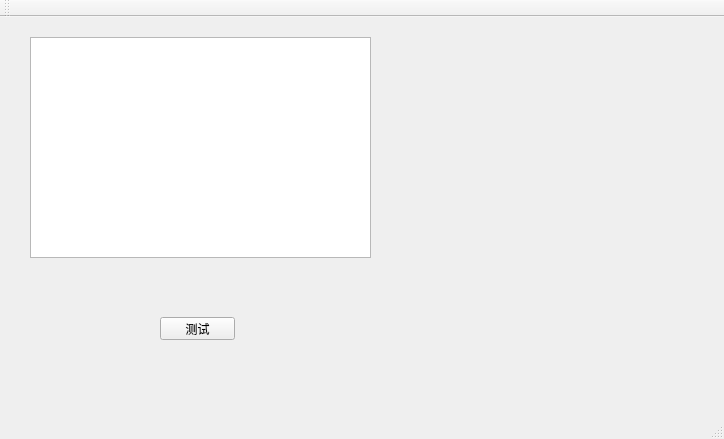
<?xml version="1.0" encoding="UTF-8"?>
<ui version="4.0">
 <class>MainWindow</class>
 <widget class="QMainWindow" name="MainWindow">
  <property name="geometry">
   <rect>
    <x>0</x>
    <y>0</y>
    <width>724</width>
    <height>439</height>
   </rect>
  </property>
  <property name="windowTitle">
   <string>MainWindow</string>
  </property>
  <widget class="QWidget" name="centralWidget">
   <widget class="QTextEdit" name="textEdit">
    <property name="geometry">
     <rect>
      <x>30</x>
      <y>20</y>
      <width>341</width>
      <height>221</height>
     </rect>
    </property>
   </widget>
   <widget class="QPushButton" name="pushButton">
    <property name="geometry">
     <rect>
      <x>160</x>
      <y>300</y>
      <width>75</width>
      <height>23</height>
     </rect>
    </property>
    <property name="text">
     <string>测试</string>
    </property>
   </widget>
  </widget>
  <widget class="QMenuBar" name="menuBar">
   <property name="geometry">
    <rect>
     <x>0</x>
     <y>0</y>
     <width>724</width>
     <height>23</height>
    </rect>
   </property>
  </widget>
  <widget class="QToolBar" name="mainToolBar">
   <attribute name="toolBarArea">
    <enum>TopToolBarArea</enum>
   </attribute>
   <attribute name="toolBarBreak">
    <bool>false</bool>
   </attribute>
  </widget>
  <widget class="QStatusBar" name="statusBar"/>
 </widget>
 <layoutdefault spacing="6" margin="11"/>
 <resources/>
 <connections/>
</ui>
